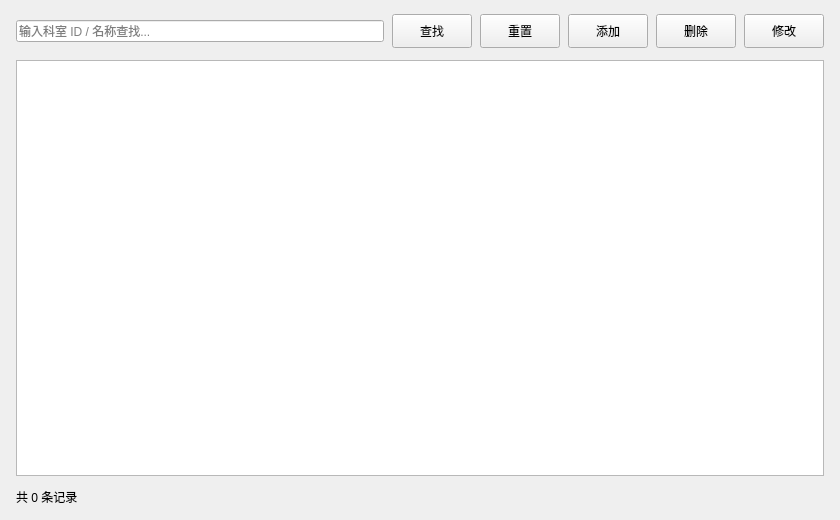
<?xml version="1.0" encoding="UTF-8"?>
<ui version="4.0">
 <class>DepartmentView</class>
 <widget class="QWidget" name="DepartmentView">
  <property name="geometry">
   <rect>
    <x>0</x>
    <y>0</y>
    <width>840</width>
    <height>520</height>
   </rect>
  </property>
  <property name="windowTitle">
   <string>科室管理</string>
  </property>
  <layout class="QVBoxLayout" name="verticalLayout">
   <property name="spacing">
    <number>12</number>
   </property>
   <property name="leftMargin">
    <number>16</number>
   </property>
   <property name="topMargin">
    <number>14</number>
   </property>
   <property name="rightMargin">
    <number>16</number>
   </property>
   <property name="bottomMargin">
    <number>14</number>
   </property>
   <item>
    <layout class="QHBoxLayout" name="toolbarLayout">
     <property name="spacing">
      <number>8</number>
     </property>
     <item>
      <widget class="QLineEdit" name="txtSearch">
       <property name="minimumHeight">
        <number>34</number>
       </property>
       <property name="placeholderText">
        <string>输入科室 ID / 名称查找...</string>
       </property>
      </widget>
     </item>
     <item>
      <widget class="QPushButton" name="btSearch">
       <property name="minimumSize"><size><width>76</width><height>34</height></size></property>
       <property name="text"><string>查找</string></property>
      </widget>
     </item>
     <item>
      <widget class="QPushButton" name="btReset">
       <property name="minimumSize"><size><width>76</width><height>34</height></size></property>
       <property name="text"><string>重置</string></property>
      </widget>
     </item>
     <item>
      <widget class="QPushButton" name="btAdd">
       <property name="minimumSize"><size><width>76</width><height>34</height></size></property>
       <property name="text"><string>添加</string></property>
      </widget>
     </item>
     <item>
      <widget class="QPushButton" name="btDelete">
       <property name="minimumSize"><size><width>76</width><height>34</height></size></property>
       <property name="text"><string>删除</string></property>
      </widget>
     </item>
     <item>
      <widget class="QPushButton" name="btEdit">
       <property name="minimumSize"><size><width>76</width><height>34</height></size></property>
       <property name="text"><string>修改</string></property>
      </widget>
     </item>
    </layout>
   </item>
   <item>
    <widget class="QTableView" name="tableView"/>
   </item>
   <item>
    <widget class="QLabel" name="labelStatus">
     <property name="text"><string>共 0 条记录</string></property>
    </widget>
   </item>
  </layout>
 </widget>
 <resources/>
 <connections/>
</ui>
